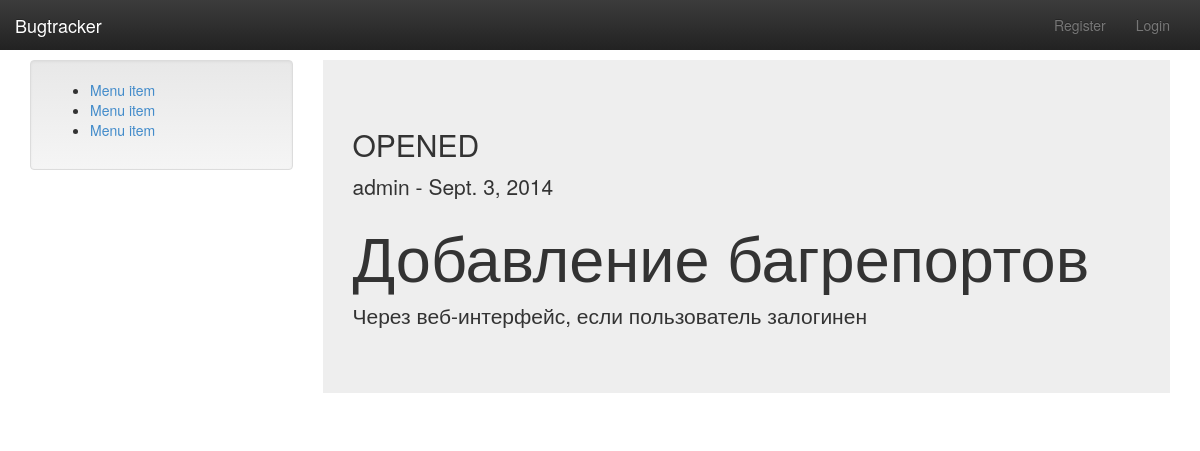
Page /bugs/6/ on the earlier database version.
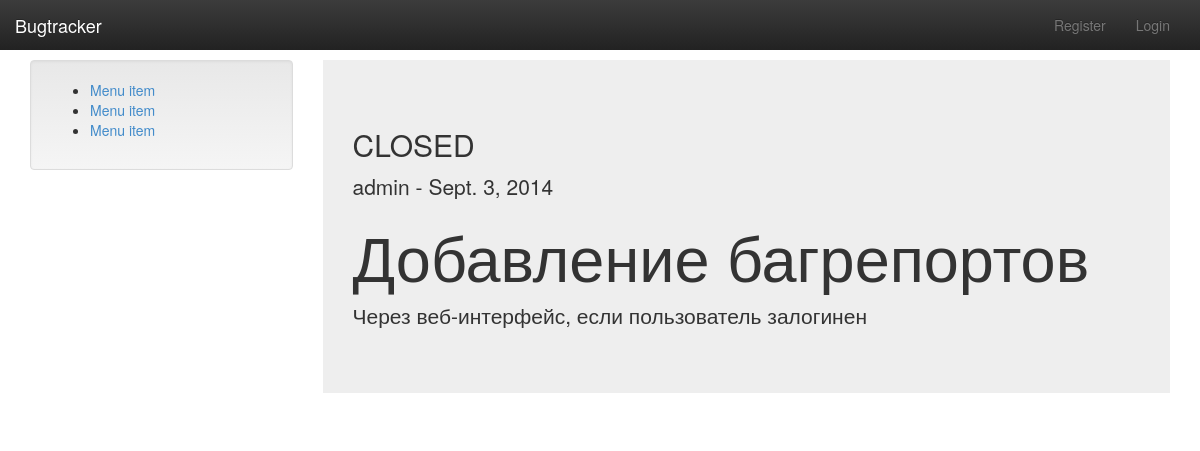
Same page on the later database version.
### bugtracker/models.py (models this page shows, shortened)
class Ticket(models.Model):
    title = models.CharField(max_length=128)
    text = models.TextField()
    created = models.DateTimeField(auto_now=True)
    closed = models.BooleanField(default=False)
    user = models.ForeignKey(User,)

### bugtracker/views.py (the view)
# urls.py: url(r'^(?P<pk>[0-9]+)/$', BugDetailView.as_view(), name='detail'),
class BugDetailView(DetailView):
    model = Ticket
    template_name = 'detail.html'

### templates/detail.html (shortened to what this page needs)
{% extends 'base.html' %}
{% block content_block %}
    <div class="jumbotron">
        <h2>{{ object.closed|yesno:"CLOSED, OPENED" }}</h2>
        <p>{{ object.user }} - {{ object.created|date }}</p>
        <h1>{{ object.title }}</h1>
        <p>{{ object.text }}</p>
    </div>
{% endblock %}

Differences in the rows shown:
changed Ticket "Добавление багрепортов": closed "OPENED" → "CLOSED"
